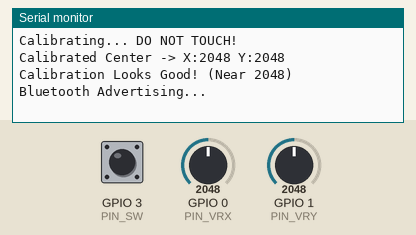
This sketch was run on a simulated ESP32. Parts: the last lines printed to the serial monitor. Inputs (shaded band) come from the test bench; at power-on: GPIO 0 (PIN_VRX) = 2048, GPIO 1 (PIN_VRY) = 2048, GPIO 3 (PIN_SW) HIGH. USB keyboard and mouse output is not drawn.

Above: at 2.7 s.
2.8 s: GPIO 0 (PIN_VRX) set to 2591
At 5.5 s:
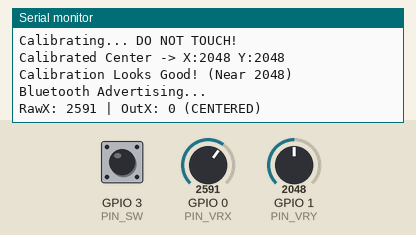
5.8 s: GPIO 0 (PIN_VRX) set to 2680
At 9.3 s:
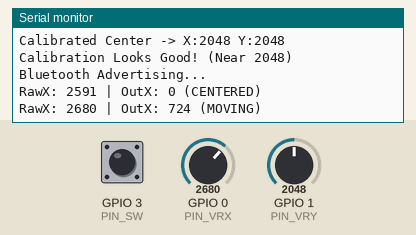

Measured:
- the behaviour switches between 2648 and 2649 on GPIO 0 (PIN_VRX) (found by bisection; images 1 and 2)
- after the input at 2.8 s, the serial monitor: prints a new line after 1.7 s (image 1)
- after the input at 5.8 s, the serial monitor: prints a new line after 3.2 s (image 2)

The sketch:

Bluetooth_Joystick.ino
```cpp
// 1. ENABLE NIMBLE MODE
#define USE_NIMBLE

#include <BleGamepad.h>
#include <esp_mac.h>

// --- PIN DEFINITIONS (Must use 0/1 for Analog on C3) ---
#define PIN_VRX    0
#define PIN_VRY    1
#define PIN_SW     3

// --- SETTINGS ---
#define DEADZONE 600

// NAME CHANGE (v10 to force fresh connection)
BleGamepad bleGamepad("BLEJoystick_v10", "BLEJoystick", 100);

// --- CALIBRATION GLOBALS ---
int zeroX = 2048;
int zeroY = 2048;

void setup() {
  Serial.begin(115200);

  // Randomize MAC to bypass Windows Cache
  uint8_t newMACAddress[] = {0x32, 0xAE, 0xA4, 0x07, 0x0D, 0xEE};
  esp_base_mac_addr_set(newMACAddress);

  pinMode(PIN_SW, INPUT_PULLUP);

  // --- AUTO-CALIBRATION ---
  Serial.println("Calibrating... DO NOT TOUCH!");
  delay(1000);

  long sumX = 0;
  long sumY = 0;
  int samples = 50;

  for(int i=0; i<samples; i++) {
    sumX += analogRead(PIN_VRX);
    sumY += analogRead(PIN_VRY);
    delay(10);
  }

  zeroX = sumX / samples;
  zeroY = sumY / samples;

  // --- HARDWARE HEALTH CHECK ---
  Serial.print("Calibrated Center -> X:"); Serial.print(zeroX);
  Serial.print(" Y:"); Serial.println(zeroY);

  if (zeroX < 1500 || zeroY < 1500) {
    Serial.println("!!!!!!!!!!!!!!!!!!!!!!!!!!!!!!!!!!!!!!!!!!!!!!!!!!!");
    Serial.println("WARNING: VOLTAGE TOO LOW (<1500).");
    Serial.println("Likely Issues:");
    Serial.println("1. Joystick +5V pin is NOT connected to ESP32 3V3.");
    Serial.println("2. Wires are loose/broken.");
    Serial.println("The joystick will NOT work correctly until fixed.");
    Serial.println("!!!!!!!!!!!!!!!!!!!!!!!!!!!!!!!!!!!!!!!!!!!!!!!!!!!");
  } else {
    Serial.println("Calibration Looks Good! (Near 2048)");
  }

  // BLE Setup
  BleGamepadConfiguration bleGamepadConfig;
  bleGamepadConfig.setAutoReport(false);
  bleGamepadConfig.setControllerType(CONTROLLER_TYPE_GAMEPAD);
  bleGamepadConfig.setWhichAxes(true, true, false, false, false, false, false, false);
  bleGamepadConfig.setButtonCount(1);
  bleGamepadConfig.setVid(0xe502);
  bleGamepadConfig.setPid(0xabcd);

  bleGamepad.begin(&bleGamepadConfig);
  Serial.println("Bluetooth Advertising...");
}

void loop() {
  int rawX = analogRead(PIN_VRX);
  int rawY = analogRead(PIN_VRY);
  bool btn = !digitalRead(PIN_SW);

  // --- SMART MAPPING (Asymmetric) ---
  int16_t mapX = 0;
  int16_t mapY = 0;

  // Calculate X Axis
  if (rawX > zeroX + DEADZONE) {
    mapX = map(rawX, zeroX + DEADZONE, 4095, 0, 32767);
  } else if (rawX < zeroX - DEADZONE) {
    mapX = map(rawX, 0, zeroX - DEADZONE, -32767, 0);
  }

  // Calculate Y Axis
  if (rawY > zeroY + DEADZONE) {
    mapY = map(rawY, zeroY + DEADZONE, 4095, 0, 32767);
  } else if (rawY < zeroY - DEADZONE) {
    mapY = map(rawY, 0, zeroY - DEADZONE, -32767, 0);
  }

  // Constrain
  mapX = constrain(mapX, -32767, 32767);
  mapY = constrain(mapY, -32767, 32767);

  // --- DIAGNOSTICS ---
  if (millis() % 500 == 0) {
     Serial.print("RawX: "); Serial.print(rawX);
     Serial.print(" | OutX: "); Serial.print(mapX);
     // If raw is ~1000 but OutX is near 0, calibration is hiding the hardware fault
     Serial.println(mapX == 0 ? " (CENTERED)" : " (MOVING)");
  }

  if (bleGamepad.isConnected()) {
    bleGamepad.setAxes(mapX, mapY);
    if (btn) bleGamepad.press(BUTTON_1);
    else bleGamepad.release(BUTTON_1);
    bleGamepad.sendReport();
  }

  delay(10);
}
```
